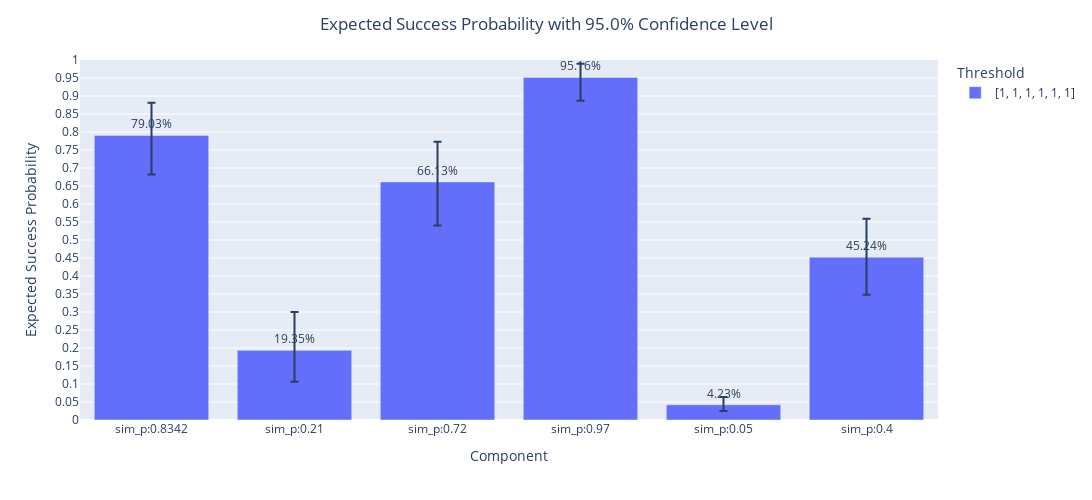

This figure's notebook cell:
### Code cell
threshold=[[1]*6]
alphalevel=0.05
alpha=[1,1,1,1,   9429/800,  12] #the customized prior has mean 0.035 and std 0.01 for the 5th p, and 0.5, 0.2 for the 6th p
beta=[1,1,1,1,   259971/800,  12]

result=Bayes(x, threshold, alpha, beta, alphalevel, direction='greater')
display(result.res)
result.Plot_Bayes(height=500)

### Figure 1 — Plotly figure (JSON) as saved in the notebook; plotly's stock layout.template omitted (floating-point values rounded to 4 significant figures)
{"data": [{"alignmentgroup": "True", "error_y": {"array": [0.0911, 0.1063, 0.1114, 0.0381, 0.0219, 0.1066], "arrayminus": [0.1087, 0.0875, 0.1213, 0.0651, 0.0175, 0.1045], "symmetric": false, "type": "data"}, "hovertemplate": "Threshold=[1, 1, 1, 1, 1, 1]<br>Component=%{x}<br>Expected Success Probability=%{y}<br>text=%{text}<extra></extra>", "legendgroup": "[1, 1, 1, 1, 1, 1]", "marker": {"color": "#636efa", "pattern": {"shape": ""}}, "name": "[1, 1, 1, 1, 1, 1]", "offsetgroup": "[1, 1, 1, 1, 1, 1]", "orientation": "v", "showlegend": true, "text": ["79.03%", "19.35%", "66.13%", "95.16%", "4.23%", "45.24%"], "textfont": {"size": 12}, "textposition": "outside", "type": "bar", "x": ["sim_p:0.8342", "sim_p:0.21", "sim_p:0.72", "sim_p:0.97", "sim_p:0.05", "sim_p:0.4"], "xaxis": "x", "y": [0.7903, 0.1935, 0.6613, 0.9516, 0.0423, 0.4524], "yaxis": "y"}], "layout": {"barmode": "group", "height": 500, "legend": {"title": {"text": "Threshold"}, "tracegroupgap": 0}, "margin": {"t": 60}, "title": {"text": "Expected Success Probability with 95.0% Confidence Level", "x": 0.5}, "width": 1200, "xaxis": {"anchor": "y", "domain": [0, 1], "title": {"text": "Component"}}, "yaxis": {"anchor": "x", "domain": [0, 1], "dtick": 0.05, "range": [0, 1], "title": {"text": "Expected Success Probability"}}}}
